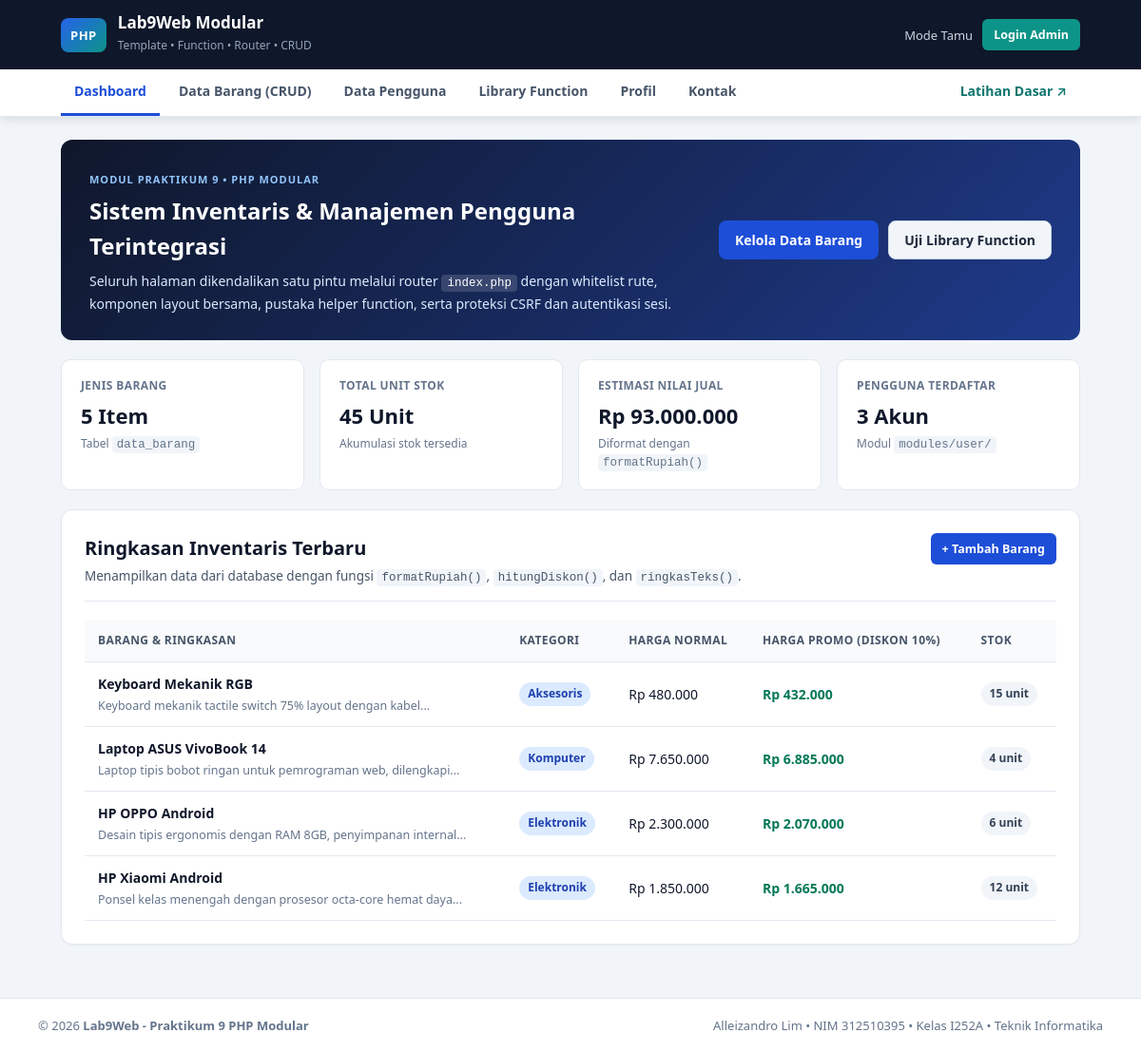
The page / on the database its author committed.
### tables this page shows
CREATE TABLE data_barang (
    id_barang INT AUTO_INCREMENT PRIMARY KEY,
    kategori VARCHAR(50) NOT NULL,
    nama VARCHAR(100) NOT NULL,
    deskripsi TEXT DEFAULT NULL,
    gambar VARCHAR(100) DEFAULT 'default-item.svg',
    harga_beli DECIMAL(12, 0) NOT NULL DEFAULT 0,
    harga_jual DECIMAL(12, 0) NOT NULL DEFAULT 0,
    stok INT(4) NOT NULL DEFAULT 0
);

### helpers/functions.php (called while the page is built, shortened)
<?php
function baseUrl(string $path = ''): string {
    $scriptDir = str_replace('\\', '/', dirname($_SERVER['SCRIPT_NAME'] ?? '/index.php'));
    $base = rtrim($scriptDir, '/');
    $cleanPath = ltrim($path, '/');
    return ($base === '' ? '' : $base) . '/' . $cleanPath;
}
function routeUrl(string $page = 'dashboard', array $params = []): string {
    $query = array_merge(['page' => $page], $params);
    return baseUrl('index.php?' . http_build_query($query));
}
function e(?string $nilai): string {
    return htmlspecialchars((string)$nilai, ENT_QUOTES, 'UTF-8');
}
function formatRupiah(float $angka): string {
    return 'Rp ' . number_format($angka, 0, ',', '.');
}
function hitungDiskon(float $harga, float $persen = 10): float {
    return $harga * ($persen / 100);
}
function ringkasTeks(string $teks, int $batas = 65, string $akhiran = '...'): string {
    $teksBersih = trim(preg_replace('/\s+/', ' ', $teks) ?? $teks);
    $potongan = mb_substr($teksBersih, 0, $batas, 'UTF-8');
    $spasiTerakhir = mb_strrpos($potongan, ' ', 0, 'UTF-8');
    if ($spasiTerakhir !== false && $spasiTerakhir > (int)($batas * 0.5)) {
        $potongan = mb_substr($potongan, 0, $spasiTerakhir, 'UTF-8');
    }
    return rtrim($potongan, " ,.;:-") . $akhiran;
}

### views/dashboard.php (the view, shortened to what this page needs)
<?php
$statBarang = $pdo->query("
    SELECT
        COUNT(*) AS total_jenis,
        COALESCE(SUM(stok), 0) AS total_stok,
        COALESCE(SUM(harga_jual * stok), 0) AS nilai_persediaan
    FROM data_barang
")->fetch();
$totalUser = (int)$pdo->query("SELECT COUNT(*) FROM users")->fetchColumn();
$barangTerbaru = $pdo->query("
    SELECT id_barang, kategori, nama, deskripsi, harga_jual, stok
    FROM data_barang
    ORDER BY id_barang DESC
    LIMIT 4
")->fetchAll();
?>
<section class="hero-banner">
    <div>
        <span class="eyebrow">MODUL PRAKTIKUM 9 &bull; PHP MODULAR</span>
        <h1>Sistem Inventaris &amp; Manajemen Pengguna Terintegrasi</h1>
        <p>Seluruh halaman dikendalikan satu pintu melalui router <code>index.php</code> dengan whitelist rute, komponen layout bersama, pustaka helper function, serta proteksi CSRF dan autentikasi sesi.</p>
    </div>
    <div class="hero-actions">
        <a href="<?= e(routeUrl('barang/list')); ?>" class="btn btn-primary">Kelola Data Barang</a>
        <a href="<?= e(routeUrl('function/demo')); ?>" class="btn btn-secondary">Uji Library Function</a>
    </div>
</section>
<section class="stats-grid">
    <article class="stat-card">
        <span class="stat-label">Jenis Barang</span>
        <strong class="stat-value"><?= (int)$statBarang['total_jenis']; ?> Item</strong>
        <span class="stat-sub">Tabel <code>data_barang</code></span>
    </article>
    <article class="stat-card">
        <span class="stat-label">Total Unit Stok</span>
        <strong class="stat-value"><?= (int)$statBarang['total_stok']; ?> Unit</strong>
        <span class="stat-sub">Akumulasi stok tersedia</span>
    </article>
    <article class="stat-card">
        <span class="stat-label">Estimasi Nilai Jual</span>
        <strong class="stat-value"><?= e(formatRupiah((float)$statBarang['nilai_persediaan'])); ?></strong>
        <span class="stat-sub">Diformat dengan <code>formatRupiah()</code></span>
    </article>
    <article class="stat-card">
        <span class="stat-label">Pengguna Terdaftar</span>
        <strong class="stat-value"><?= $totalUser; ?> Akun</strong>
        <span class="stat-sub">Modul <code>modules/user/</code></span>
    </article>
</section>
<section class="panel">
    <div class="panel-header">
        <div>
            <h2>Ringkasan Inventaris Terbaru</h2>
            <p class="panel-subtitle">Menampilkan data dari database dengan fungsi <code>formatRupiah()</code>, <code>hitungDiskon()</code>, dan <code>ringkasTeks()</code>.</p>
        </div>
        <a href="<?= e(routeUrl('barang/add')); ?>" class="btn btn-primary btn-sm">+ Tambah Barang</a>
    </div>
    <div class="table-responsive">
        <table class="data-table">
            <thead>
                <tr>
                    <th>Barang &amp; Ringkasan</th>
                    <th>Kategori</th>
                    <th>Harga Normal</th>
                    <th>Harga Promo (Diskon 10%)</th>
                    <th>Stok</th>
                </tr>
            </thead>
            <tbody>
                <?php if (empty($barangTerbaru)): ?>
                    <tr>
                        <td colspan="5" class="empty-cell">Belum ada data barang pada database.</td>
                    </tr>
                <?php else: ?>
                    <?php foreach ($barangTerbaru as $item):
                        $hargaJual = (float)$item['harga_jual'];
                        $hargaPromo = $hargaJual - hitungDiskon($hargaJual, 10);
                    ?>
                        <tr>
                            <td>
                                <strong><?= e($item['nama']); ?></strong>
                                <div class="text-muted"><?= e(ringkasTeks((string)($item['deskripsi'] ?? ''), 62)); ?></div>
                            </td>
                            <td><span class="badge badge-blue"><?= e($item['kategori']); ?></span></td>
                            <td><?= e(formatRupiah($hargaJual)); ?></td>
                            <td class="text-success"><strong><?= e(formatRupiah($hargaPromo)); ?></strong></td>
                            <td><span class="badge badge-neutral"><?= (int)$item['stok']; ?> unit</span></td>
                        </tr>
                    <?php endforeach; ?>
                <?php endif; ?>
            </tbody>
        </table>
    </div>
</section>

### assets/css/style.css (style rules this page uses)
:root { --bg-page: #f1f5f9; --bg-surface: #ffffff; --bg-subtle: #f8fafc; --navy-900: #0f172a; --navy-800: #1e293b; --primary: #1d4ed8; --primary-hover: #1e40af; --accent: #0f766e; --danger: #dc2626; --danger-hover: #b91c1c; --text-main: #0f172a; --text-secondary: #475569; --text-muted: #64748b; --border: #e2e8f0; --radius: 10px; }
* { box-sizing: border-box; }
body { margin: 0; font-family: 'Segoe UI', system-ui, -apple-system, sans-serif; background: var(--bg-page); color: var(--text-main); line-height: 1.55; }
.hero-banner { background: linear-gradient(135deg, #0f172a 0%, #1e3a8a 100%); color: #fff; padding: 28px 30px; border-radius: 12px; display: flex; align-items: center; justify-content: space-between; gap: 24px; margin-bottom: 20px; }
.eyebrow { display: inline-block; font-size: 11px; font-weight: 700; letter-spacing: 1px; color: #93c5fd; margin-bottom: 6px; }
.hero-banner h1 { margin: 0 0 8px 0; font-size: 24px; }
.hero-banner p { margin: 0; color: #dbeafe; font-size: 14px; max-width: 680px; }
.hero-banner code { background: rgba(255, 255, 255, 0.15); color: #fff; padding: 2px 6px; border-radius: 4px; }
.hero-actions { display: flex; gap: 10px; flex-shrink: 0; }
.stats-grid { display: grid; grid-template-columns: repeat(4, 1fr); gap: 16px; margin-bottom: 20px; }
.stat-card { background: var(--bg-surface); border: 1px solid var(--border); border-radius: var(--radius); padding: 18px 20px; display: flex; flex-direction: column; gap: 4px; }
.stat-label { font-size: 12px; font-weight: 600; text-transform: uppercase; letter-spacing: 0.4px; color: var(--text-muted); }
.stat-value { font-size: 22px; color: var(--navy-900); }
.stat-sub { font-size: 12px; color: var(--text-muted); }
.panel { background: var(--bg-surface); border: 1px solid var(--border); border-radius: 12px; padding: 24px; box-shadow: 0 1px 3px rgba(15, 23, 42, 0.04); }
.panel-header { display: flex; align-items: flex-start; justify-content: space-between; gap: 16px; margin-bottom: 20px; padding-bottom: 14px; border-bottom: 1px solid var(--border); }
.panel-header h2 { margin: 0 0 4px 0; font-size: 20px; }
.panel-subtitle { margin: 0; font-size: 13.5px; color: var(--text-secondary); }
.table-responsive { overflow-x: auto; }
.data-table, .kv-table { width: 100%; border-collapse: collapse; font-size: 14px; }
.data-table th, .data-table td { padding: 12px 14px; border-bottom: 1px solid var(--border); text-align: left; vertical-align: middle; }
.data-table th { background: var(--bg-subtle); color: var(--text-secondary); font-size: 12px; font-weight: 700; text-transform: uppercase; letter-spacing: 0.4px; }
.text-muted { font-size: 12.5px; color: var(--text-muted); margin-top: 2px; }
.text-success { color: #047857; }
.btn { display: inline-flex; align-items: center; justify-content: center; padding: 9px 16px; font-size: 14px; font-weight: 600; border-radius: 8px; border: 1px solid transparent; cursor: pointer; text-decoration: none; transition: background 0.15s, color 0.15s; }
.btn-sm { padding: 6px 11px; font-size: 12.5px; border-radius: 6px; }
.btn-primary { background: var(--primary); color: #fff; }
.btn-secondary { background: #f1f5f9; color: var(--navy-800); border-color: #cbd5e1; }
.badge { display: inline-block; padding: 3px 9px; font-size: 12px; font-weight: 600; border-radius: 999px; }
.badge-blue { background: #dbeafe; color: #1e40af; }
.badge-neutral { background: #f1f5f9; color: #334155; }
code { font-family: Consolas, 'Courier New', monospace; font-size: 12.5px; background: #f1f5f9; padding: 2px 5px; border-radius: 4px; }

### rows shown on the page
data_barang: nama "Keyboard Mekanik RGB", deskripsi "Keyboard mekanik tactile switch 75% layout dengan kabel...", kategori "Aksesoris", harga_jual "Rp 480.000", harga_jual "Rp 432.000", stok "15"
data_barang: nama "Laptop ASUS VivoBook 14", deskripsi "Laptop tipis bobot ringan untuk pemrograman web, dilengkapi...", kategori "Komputer", harga_jual "Rp 7.650.000", harga_jual "Rp 6.885.000", stok "4"
data_barang: nama "HP OPPO Android", deskripsi "Desain tipis ergonomis dengan RAM 8GB, penyimpanan internal...", kategori "Elektronik", harga_jual "Rp 2.300.000", harga_jual "Rp 2.070.000", stok "6"
data_barang: nama "HP Xiaomi Android", deskripsi "Ponsel kelas menengah dengan prosesor octa-core hemat daya...", kategori "Elektronik", harga_jual "Rp 1.850.000", harga_jual "Rp 1.665.000", stok "12"

### other values the page prints
$statBarang['total_jenis'] "5"
$statBarang['total_stok'] "45"
formatRupiah((float)$statBarang['nilai_persediaan']) "Rp 93.000.000"
$totalUser "3"
